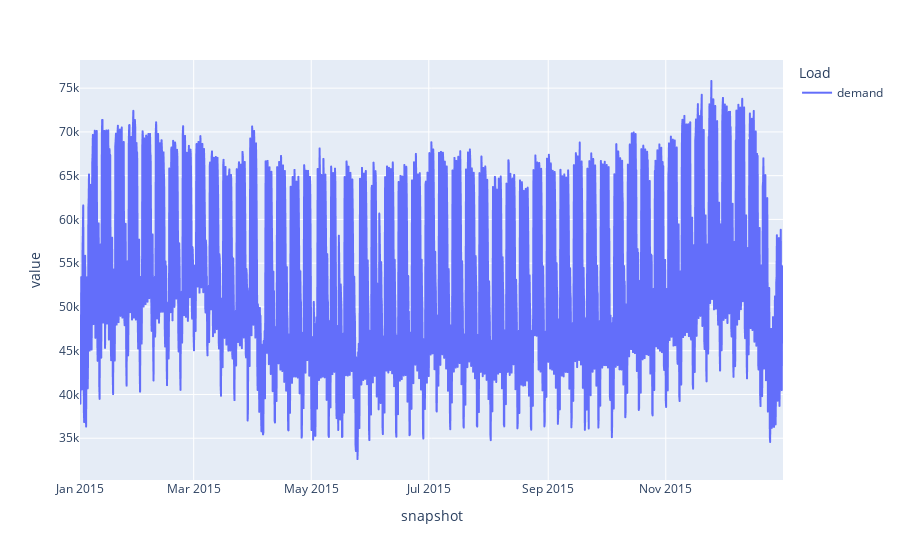

Here is the notebook cell this chart was saved with:
### Markdown cell above
Let's have a check whether the data was read-in correctly.

### Code cell
n.loads_t.p_set.plot()

### Figure 1 — Plotly figure (JSON) as saved in the notebook; plotly's stock layout.template omitted (floating-point values rounded to 4 significant figures; data arrays with more than 128 entries replaced by an {"elided": "..."} marker saying what was removed)
{"data": [{"hovertemplate": "Load=demand<br>snapshot=%{x}<br>value=%{y}<extra></extra>", "legendgroup": "demand", "line": {"color": "#636efa", "dash": "solid"}, "marker": {"symbol": "circle"}, "mode": "lines", "name": "demand", "showlegend": true, "type": "scattergl", "x": {"elided": "2190 str values"}, "xaxis": "x", "y": {"elided": "2190 float values"}, "yaxis": "y"}], "layout": {"legend": {"title": {"text": "Load"}, "tracegroupgap": 0}, "margin": {"t": 60}, "xaxis": {"anchor": "y", "domain": [0, 1], "title": {"text": "snapshot"}}, "yaxis": {"anchor": "x", "domain": [0, 1], "title": {"text": "value"}}}}
